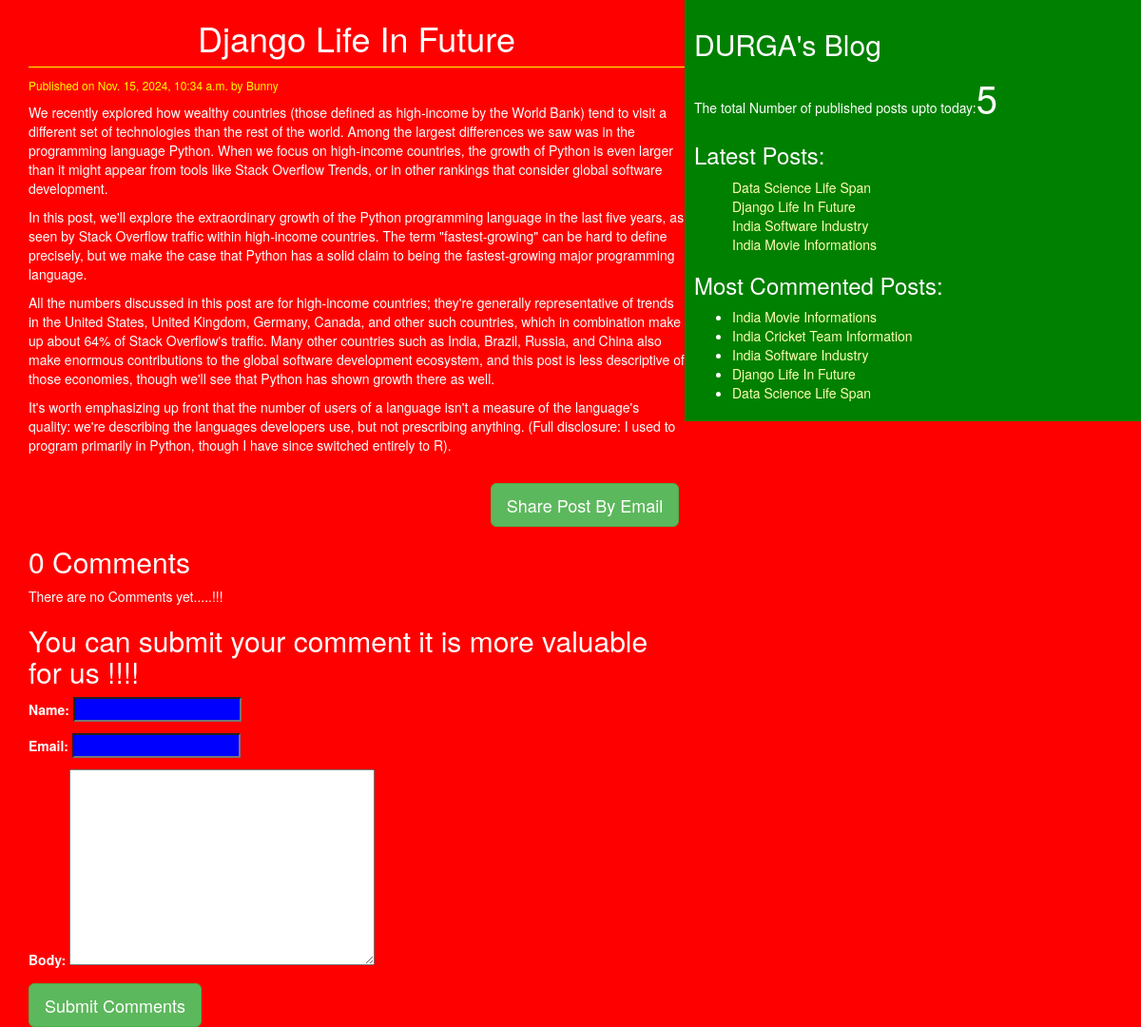
The page /2024/11/15/django-life-in-future/ on the database its author committed.
### blog/models.py (models this page shows, shortened)
class Post(models.Model):
    STATUS_CHOICES = (('draft','Draft'),('published','Published'))
    title = models.CharField(max_length=256)
    slug = models.SlugField(max_length=264,unique_for_date='publish')
    author = models.ForeignKey(User,related_name='blog_posts', on_delete=models.CASCADE)
    body = models.TextField()
    publish = models.DateTimeField(default=timezone.now)
    created = models.DateTimeField(auto_now_add=True)
    updated = models.DateTimeField(auto_now=True)
    status = models.CharField(max_length=10,choices=STATUS_CHOICES,default='draft')
    objects = CustomManager()
    tags = TaggableManager()
    class Meta:
        ordering = ('-publish',)
    def get_absolute_url(self):
        return reverse('post_detail',args=[self.publish.year,self.publish.strftime('%m'),self.publish.strftime('%d'),self.slug])

### blog/views.py (the view)
# urls.py: re_path(r'^(?P<year>\d{4})/(?P<month>\d{2})/(?P<day>\d{2})/(?P<post>[-\w]+)/$', views.post_details_view, name='post_detail'),
def post_details_view(request,year,month,day,post):
    post = get_object_or_404(Post,slug=post,
            status='published',
            publish__year=year,
            publish__month=month,
            publish__day=day)
    comments = post.comments.filter(active=True) #all comments get
    csubmit = False
    if request.method=='POST':
        form = CommentForm(request.POST)
        if form.is_valid():
            new_comment = form.save(commit=False)
            new_comment.post = post #here we are doing comment associated with current post
            new_comment.save()
            csubmit=True
    else:
        form = CommentForm()
    return render(request,'blog/post_detail.html',{'post':post,'form':form,'csumbit':csubmit,'comments':comments})

### blog/forms.py
class CommentForm(forms.ModelForm):
    class Meta:
        model = Comment
        fields = ('name','email','body')

### blog/models.py (called while the page is built)
    def get_queryset(self):
        return super().get_queryset().filter(status='published')

### blog/templatetags/blog_tags.py (called while the page is built)
@register.simple_tag(name='my_tag')
def total_posts():
    return Post.objects.count()

@register.inclusion_tag('blog/latest_posts123.html')
def show_latest_posts(count=10):
    latest_posts=Post.objects.order_by('-publish')[:count]
    return {'latest_posts':latest_posts}

@register.simple_tag
def get_most_commented_posts(count=5):
    return Post.objects.annotate(total_comments=Count('comments')).order_by('-total_comments')[:count]

### templates/blog/post_detail.html (shortened to what this page needs)
{% extends 'blog/base.html' %}
{% block content %}
<h1>{{post.title}}</h1>
<p id='date'>Published on {{post.publish}} by {{post.author|title}}</p>
{{post.body|linebreaks}}<br>
<div class="container" align='center'>
  <a href="/{{post.id}}/share" class='btn btn-lg btn-success'>Share Post By Email</a>
</div>
{% with comments.count as comments_count %}
<h2>{{comments_count}} Comment{{comments_count|pluralize}}</h2>
{% endwith %}
{%if comments %}
    {%for comment in comments %}
      <p id='ch'>Comment {{forloop.counter}} by {{comment.name}} on {{comment.created}}</p>
      <div class="cb">
        {{comment.body|linebreaks}}
      </div>
    {% endfor %}
    <hr>
    {% else %}
    <p>There are no Comments yet.....!!!</p>
{% endif %}
{%if csumbit %}
    <h2>Your Comment Addedd Successfully</h2>
{% else %}
    <h2>You can submit your comment it is more valuable for us !!!!</h2>
    <form  method="post">
      {{form.as_p}}
      <input type="submit" class='btn btn-success btn-lg' value="Submit Comments">
    </form>
{% endif %}
{% endblock %}

### templates/blog/base.html (shortened to what this page needs)
<!DOCTYPE html>
{% load static %}
{% load blog_tags %}
<html lang="en" dir="ltr">
  <head>
    <link rel="stylesheet" href="https://cdn.jsdelivr.net/npm/bootstrap@3.3.7/dist/css/bootstrap.min.css">
    <link rel="stylesheet" href="{% static 'css/blog.css' %}">
  </head>
  <body>
    <div class="content">
      {% block content %} {% endblock %}
    </div>
    <div class="sidebar">
      <h2>DURGA's Blog</h2>
      <p>The total Number of published posts upto today:<span id='pcount'>{% my_tag %}</span></p>
      <h3>Latest Posts:</h3>{% show_latest_posts 4%}
      <h3>Most Commented Posts:</h3>
      {% get_most_commented_posts as most_commented_posts %}
      <ul>
        {% for post in most_commented_posts %}
        <li><a href="{{post.get_absolute_url}}">{{post.title}}</a><br></li>
        {% endfor %}
      </ul>
    </div>
  </body>
</html>

### templates/blog/latest_posts123.html
<ul>
  {% for post in latest_posts %}
  <a href="{{post.get_absolute_url}}">{{post.title}}</a><br>
  {% endfor %}
</ul>

### static/css/blog.css (style rules this page uses)
.content { width:60%; float:left; padding:0 0 0 30px; background: red; height: 100%; }
.sidebar { width:40%; float:right; padding: 10px; background: green; height: 100%; }
h1 { text-align: center; border-bottom: 1px solid yellow; padding-bottom: 10px; }
body { color: white; background: red; }
#date { color:yellow; font-size: 12px; font: italic; }
a { color: #ffffb3; }
input { background: blue; color: white; }
#pcount { font-size: 40px; colot: yellow; fot-weight: bold; }

### rows shown on the page
Post: title "Django Life In Future", publish "Nov. 15, 2024, 10:34 a.m.", author "Bunny", body "We recently explored how wealthy countries (those defined as high-income by the World Bank) tend to visit a different set of technologies than the rest of the world. Among the largest differences we saw was in the programming language Python. When we focus on high-income countries, the growth of Python is even larger than it might appear from tools like Stack Overflow Trends, or in other rankings that consider global software development. In this post, we'll explore the extraordinary growth of the Python programming language in the last five years, as seen by Stack Overflow traffic within high-income countries. The term \"fastest-growing\" can be hard to define precisely, but we make the case…"
Post: title "Data Science Life Span"
Post: title "India Software Industry"
Post: title "India Movie Informations"
Post: title "India Cricket Team Information"

### other values the page prints
{{ comments_count }} "0"
